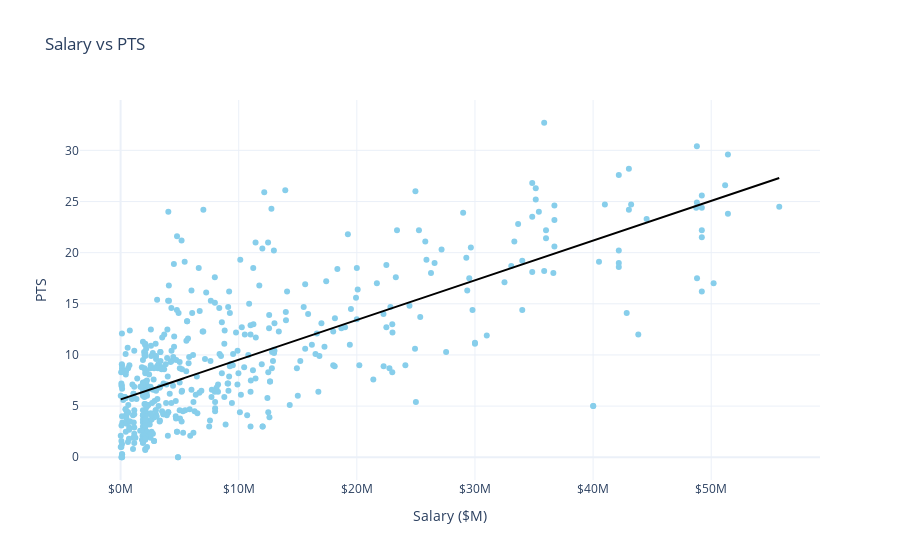
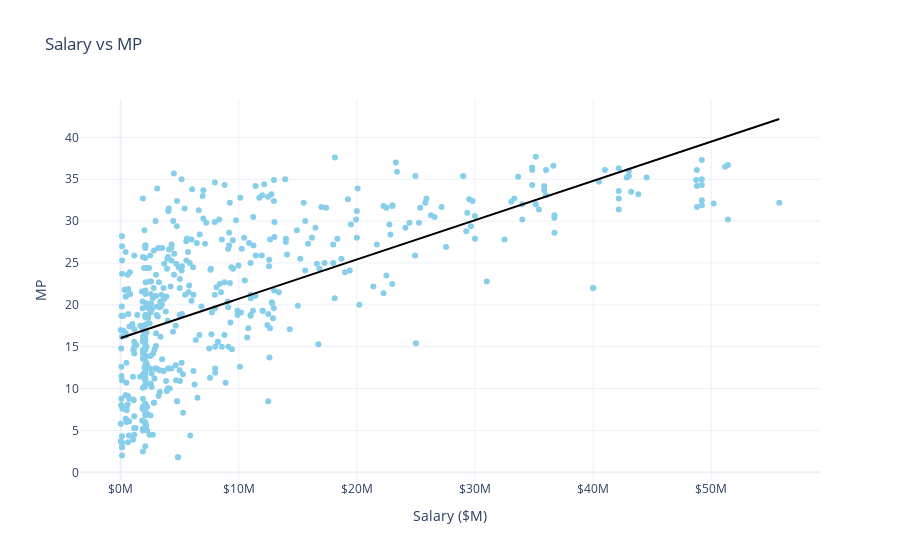
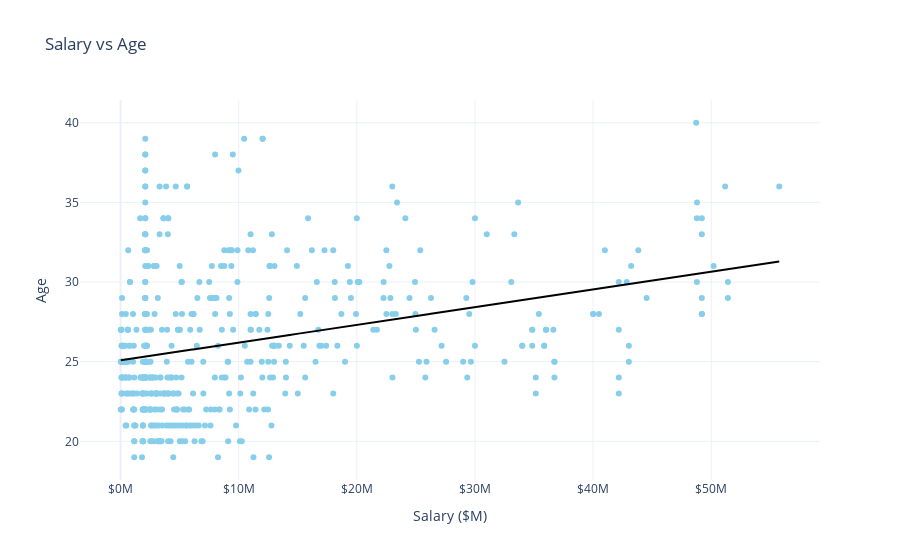
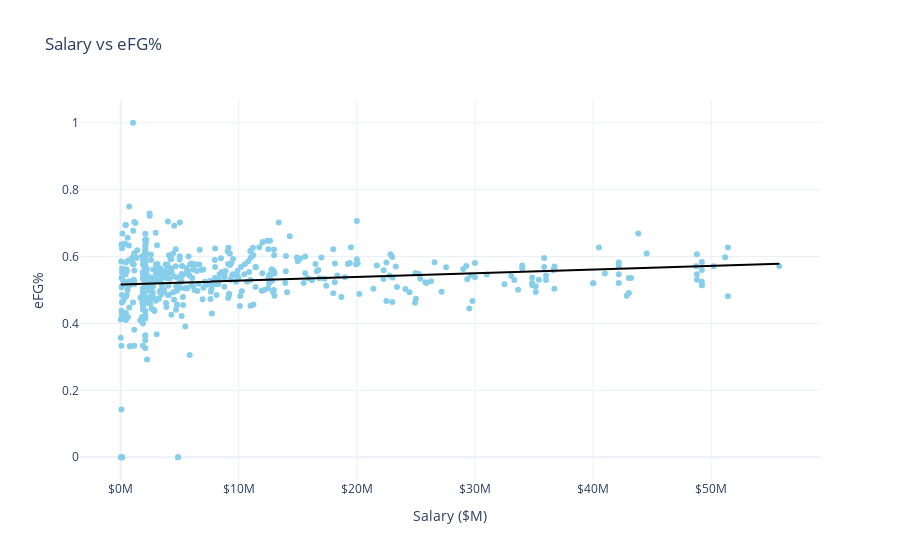

Notebook cell for these charts, in order:
### Code cell
# Scatterplots

plot_salary_vs_stat('PTS')

plot_salary_vs_stat('MP')

plot_salary_vs_stat('Age')

plot_salary_vs_stat('eFG%')

### Figure 1 — Plotly figure (JSON) as saved in the notebook; plotly's stock layout.template omitted (floating-point values rounded to 4 significant figures; data arrays with more than 128 entries replaced by an {"elided": "..."} marker saying what was removed)
{"data": [{"customdata": {"elided": "506x1 str values"}, "hovertemplate": "Salary ($M)=%{x:.2f}<br>PTS=%{y}<br>Player=%{customdata[0]}<extra></extra>", "legendgroup": "", "marker": {"color": "skyblue", "symbol": "circle"}, "mode": "markers", "name": "", "orientation": "v", "showlegend": false, "type": "scatter", "x": {"elided": "506 float values"}, "xaxis": "x", "y": {"elided": "506 float values"}, "yaxis": "y"}, {"hovertemplate": "<b>OLS trendline</b><br>PTS = 0.388266 * Salary_M + 5.65<br>R<sup>2</sup>=0.544610<br><br>Salary ($M)=%{x:.2f}<br>PTS=%{y} <b>(trend)</b><extra></extra>", "legendgroup": "", "line": {"color": "black"}, "marker": {"color": "skyblue", "symbol": "circle"}, "mode": "lines", "name": "", "showlegend": false, "type": "scatter", "x": {"elided": "506 float values"}, "xaxis": "x", "y": {"elided": "506 float values"}, "yaxis": "y"}], "layout": {"autosize": true, "legend": {"tracegroupgap": 0}, "title": {"text": "Salary vs PTS"}, "xaxis": {"anchor": "y", "autorange": true, "domain": [0, 1], "range": [-3.571, 59.34], "tickprefix": "$", "ticksuffix": "M", "title": {"text": "Salary ($M)"}, "type": "linear"}, "yaxis": {"anchor": "x", "autorange": true, "domain": [0, 1], "range": [-2.699, 35.4], "title": {"text": "PTS"}, "type": "linear"}}}

### Figure 2 — Plotly figure (JSON) as saved in the notebook; plotly's stock layout.template omitted (floating-point values rounded to 4 significant figures; data arrays with more than 128 entries replaced by an {"elided": "..."} marker saying what was removed)
{"data": [{"customdata": {"elided": "506x1 str values"}, "hovertemplate": "Salary ($M)=%{x:.2f}<br>MP=%{y}<br>Player=%{customdata[0]}<extra></extra>", "legendgroup": "", "marker": {"color": "skyblue", "symbol": "circle"}, "mode": "markers", "name": "", "orientation": "v", "showlegend": false, "type": "scatter", "x": {"elided": "506 float values"}, "xaxis": "x", "y": {"elided": "506 float values"}, "yaxis": "y"}, {"hovertemplate": "<b>OLS trendline</b><br>MP = 0.469203 * Salary_M + 16.0317<br>R<sup>2</sup>=0.419546<br><br>Salary ($M)=%{x:.2f}<br>MP=%{y} <b>(trend)</b><extra></extra>", "legendgroup": "", "line": {"color": "black"}, "marker": {"color": "skyblue", "symbol": "circle"}, "mode": "lines", "name": "", "showlegend": false, "type": "scatter", "x": {"elided": "506 float values"}, "xaxis": "x", "y": {"elided": "506 float values"}, "yaxis": "y"}], "layout": {"autosize": true, "legend": {"tracegroupgap": 0}, "title": {"text": "Salary vs MP"}, "xaxis": {"anchor": "y", "autorange": true, "domain": [0, 1], "range": [-3.571, 59.34], "tickprefix": "$", "ticksuffix": "M", "title": {"text": "Salary ($M)"}, "type": "linear"}, "yaxis": {"anchor": "x", "autorange": true, "domain": [0, 1], "range": [-1.455, 44.49], "title": {"text": "MP"}, "type": "linear"}}}

### Figure 3 — Plotly figure (JSON) as saved in the notebook; plotly's stock layout.template omitted (floating-point values rounded to 4 significant figures; data arrays with more than 128 entries replaced by an {"elided": "..."} marker saying what was removed)
{"data": [{"customdata": {"elided": "506x1 str values"}, "hovertemplate": "Salary ($M)=%{x:.2f}<br>Age=%{y}<br>Player=%{customdata[0]}<extra></extra>", "legendgroup": "", "marker": {"color": "skyblue", "symbol": "circle"}, "mode": "markers", "name": "", "orientation": "v", "showlegend": false, "type": "scatter", "x": {"elided": "506 float values"}, "xaxis": "x", "y": {"elided": "506 int values"}, "yaxis": "y"}, {"hovertemplate": "<b>OLS trendline</b><br>Age = 0.111356 * Salary_M + 25.0837<br>R<sup>2</sup>=0.098592<br><br>Salary ($M)=%{x:.2f}<br>Age=%{y} <b>(trend)</b><extra></extra>", "legendgroup": "", "line": {"color": "black"}, "marker": {"color": "skyblue", "symbol": "circle"}, "mode": "lines", "name": "", "showlegend": false, "type": "scatter", "x": {"elided": "506 float values"}, "xaxis": "x", "y": {"elided": "506 float values"}, "yaxis": "y"}], "layout": {"autosize": true, "legend": {"tracegroupgap": 0}, "title": {"text": "Salary vs Age"}, "xaxis": {"anchor": "y", "autorange": true, "domain": [0, 1], "range": [-3.571, 59.34], "tickprefix": "$", "ticksuffix": "M", "title": {"text": "Salary ($M)"}, "type": "linear"}, "yaxis": {"anchor": "x", "autorange": true, "domain": [0, 1], "range": [17.27, 41.73], "title": {"text": "Age"}, "type": "linear"}}}

### Figure 4 — Plotly figure (JSON) as saved in the notebook; plotly's stock layout.template omitted (floating-point values rounded to 4 significant figures; data arrays with more than 128 entries replaced by an {"elided": "..."} marker saying what was removed)
{"data": [{"customdata": {"elided": "506x1 str values"}, "hovertemplate": "Salary ($M)=%{x:.2f}<br>eFG%=%{y}<br>Player=%{customdata[0]}<extra></extra>", "legendgroup": "", "marker": {"color": "skyblue", "symbol": "circle"}, "mode": "markers", "name": "", "orientation": "v", "showlegend": false, "type": "scatter", "x": {"elided": "506 float values"}, "xaxis": "x", "y": {"elided": "506 float values"}, "yaxis": "y"}, {"hovertemplate": "<b>OLS trendline</b><br>eFG% = 0.00111543 * Salary_M + 0.516521<br>R<sup>2</sup>=0.019561<br><br>Salary ($M)=%{x:.2f}<br>eFG%=%{y} <b>(trend)</b><extra></extra>", "legendgroup": "", "line": {"color": "black"}, "marker": {"color": "skyblue", "symbol": "circle"}, "mode": "lines", "name": "", "showlegend": false, "type": "scatter", "x": {"elided": "506 float values"}, "xaxis": "x", "y": {"elided": "506 float values"}, "yaxis": "y"}], "layout": {"autosize": true, "legend": {"tracegroupgap": 0}, "title": {"text": "Salary vs eFG%"}, "xaxis": {"anchor": "y", "autorange": true, "domain": [0, 1], "range": [-3.571, 59.34], "tickprefix": "$", "ticksuffix": "M", "title": {"text": "Salary ($M)"}, "type": "linear"}, "yaxis": {"anchor": "x", "autorange": true, "domain": [0, 1], "range": [-0.08252, 1.083], "title": {"text": "eFG%"}, "type": "linear"}}}
